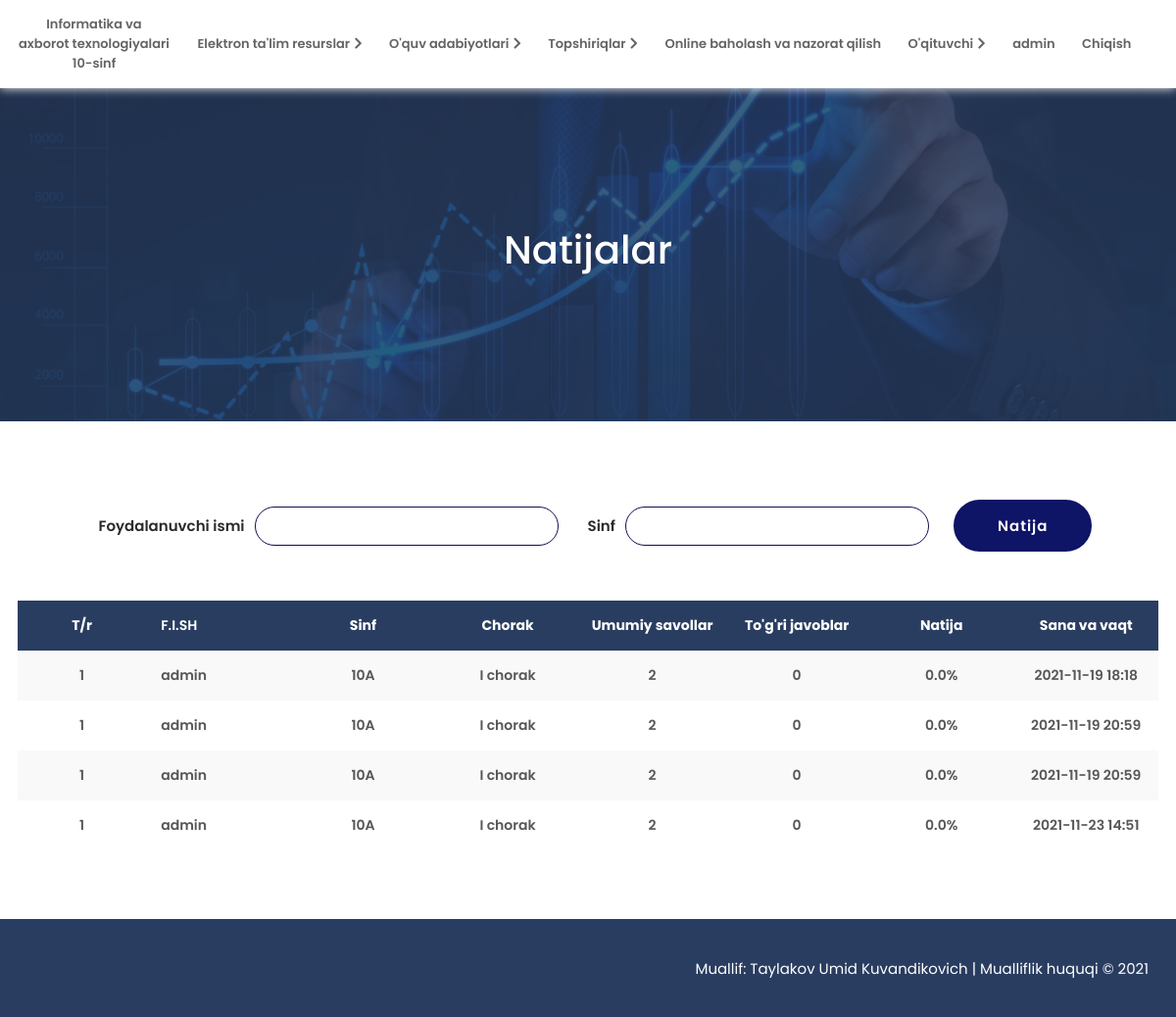
Page /natijalar/ (signed in) on the committed database.
### app/models.py (models this page shows, shortened)
class Result(models.Model):
    user = models.ForeignKey(User, on_delete=models.CASCADE)
    total_question = models.IntegerField()
    corrent_question = models.IntegerField()
    create_at = models.DateTimeField(auto_now_add=True)
    quiz = models.ForeignKey(QuizModel, on_delete=models.CASCADE)
    @property
    def total(self):
        return round((100 * self.corrent_question) / self.total_question, 2)

class QuizModel(models.Model):
    title = models.CharField(max_length=50)

### app/views.py (the view)
# urls.py: path('natijalar/', result_list, name='result_list'),
def result_list(request):
    results = Result.objects.all()
    results_filter = ResultFilter(request.GET, queryset=results)
    context = {
        'results': results_filter
    }
    return render(request, 'html/result.html', context)

### templates/html/result.html (shortened to what this page needs)
{% extends 'base.html' %}
{% load static %}
{% load widget_tweaks %}
{% block body %}
  <section class="text-book__section result">
    <div class="container center-center">
      <div class="presintation-title">
        <h3>
          Natijalar
        </h3>
      </div>
    </div>
  </section>
  <section class="result-container">
    <div class="container">
      <form action="#" class="filter-user center-center" method="get">
        <div class="filter-box center-center">
          <label for="user-name">Foydalanuvchi ismi</label>
            {% render_field results.form.user__username__icontains %}
        </div>
        <div class="filter-box center-center">
          <label for="user-c">Sinf</label>
            {% render_field results.form.user__first_name__icontains %}
        </div>
        <button type="submit" class="filter-btn">Natija</button>
      </form>
      <table class="test-result">
        <tr class="result-name">
          <th class="resutl-number">T/r</th>
          <th class="result-name">F.I.SH</th>
          <th class="result-class">Sinf</th>
          <th class="result-class">Chorak</th>
          <th class="result-answ">Umumiy savollar</th>
          <th class="result-answ">To'g'ri javoblar</th>
          <th class="result-user">Natija</th>
          <th class="result-user">Sana va vaqt</th>
        </tr>
        {% for result in results.qs %}
        <tr class="result-name users-table">
          <td class="resutl-number">1</td>
          <td class="result-name">{{ result.user.username }} </td>
          <td class="result-class">10A</td>
          <td class="result-answ">{{ result.quiz.title }}</td>
          <td class="result-answ">{{ result.total_question }}</td>
          <td class="result-answ">{{ result.corrent_question}}</td>
          <td class="result-user">{{ result.total }}%</td>
          <td class="result-user">{{ result.create_at|date:'Y-m-d H:i' }}</td>
        </tr>
          {% endfor %}
      </table>
    </div>
  </section>
{% endblock %}

### templates/base.html (shortened to what this page needs)
{% load static %}
<!DOCTYPE html>
<html lang="en">
<head>
    <link rel="stylesheet" href="{% static 'css/main.css' %}">
    <link rel="stylesheet" href="https://cdnjs.cloudflare.com/ajax/libs/font-awesome/5.15.4/css/all.min.css"
/>
</head>
<body>
<header class="header" id="header">
    <div class="container ">
        <nav class="menu center-space__evenly">
            <div class="logo center-center">
                <a href="{% url 'index' %}" class="logo-link">
                    Informatika va <br> axborot texnologiyalari <br> 10-sinf
                </a>
            </div>
            <div class="menu-items center-space__evenly">
                <div class="dropdown">
                    <button class="dropbtn">Elektron ta'lim resurslar</button>
                    <i class="fas fa-chevron-right"></i>
                </div>
                <div class="dropdown">
                    <button class="dropbtn">O'quv adabiyotlari</button>
                    <i class="fas fa-chevron-right"></i>
                </div>
                <div class="dropdown">
                    <button class="dropbtn">Topshiriqlar</button>
                    <i class="fas fa-chevron-right"></i>
                </div>
                <div class="dropdown">
                    <a href="{% url 'quiz' %}" class="dropbtn drop-link">Online baholash va nazorat qilish</a>
                </div>
                <div class="dropdown">
                    <button class="dropbtn">O'qituvchi</button>
                    <i class="fas fa-chevron-right"></i>
                </div>
                {% if user.is_authenticated %}
                    <div class="dropdown">
                        <a href="#" class="dropbtn drop-link">{{ user.username }}</a>
                    </div>
                    <div class="dropdown">
                        <a href="{% url 'logout' %}" class="dropbtn drop-link">Chiqish</a>
                    </div>
                {% else %}
                    <div class="dropdown">
                        <a href="{% url 'login' %}" class="dropbtn drop-link">Kirish</a>
                    </div>
                {% endif %}
            </div>
        </nav>
    </div>
</header>
{% block body %}
{% endblock %}
<footer class="footer">
    <div class="container center-center">
        <h3 class="footer-title">
            Muallif: Taylakov Umid Kuvandikovich | Mualliflik huquqi &copy; 2021
        </h3>
    </div>
</footer>
</body>
</html>

### static/css/main.css (style rules this page uses)
* { margin: 0; padding: 0; box-sizing: border-box; font-family: "Poppins", sans-serif; }
.container { width: 1180px; margin: 0 auto; }
a { text-decoration: none; }
.center-center { display: flex; align-items: center; justify-content: center; }
.center-space__evenly { display: flex; align-items: center; justify-content: space-evenly; }
.header { width: 100%; background-color: rgba(255, 255, 255, 0.5); box-shadow: 0 0 10px #ffffff; padding: 15px 0; position: fixed; left: 0; top: 0; z-index: 100; background-color: #ffffff; }
.header .container .menu { width: 100%; }
.menu .logo { width: 180px; }
.logo .logo-link { text-align: center; font-size: 13px; font-weight: 600; color: #646464; transition: 0.5s; white-space: nowrap; }
.header .container .menu .menu-items { width: 100%; }
.dropbtn { color: #646464; padding: 10px 0; font-size: 13px; font-weight: 600; border: none; cursor: pointer; background-color: transparent; transition: 0.5s; }
.dropbtn.drop-link { display: block; }
.dropdown { position: relative; display: inline-block; }
.dropdown i { font-size: 13px; font-weight: 600; color: #646464; transition: 0.5s; cursor: pointer; }
.footer { margin-top: 70px; width: 100%; background-color: #293d60; }
.footer .container { height: 100px; padding: 0 10px; }
.footer .container .footer-title { width: 100%; font-size: 15px; color: #ffffff; font-weight: 400; text-align: right; }
.presintation-title { position: absolute; }
.presintation-title h3 { text-align: center; font-size: 40px; font-weight: 500; color: #ffffff; }
.text-book__section { width: 100%; margin-top: 80px; background-image: url("../img/banner.jpg"); background-repeat: no-repeat; background-position: center top; background-size: cover; position: relative; }
.text-book__section::before { width: 100%; height: 100%; content: ""; position: absolute; left: 0; top: 0; background-color: #293d60; opacity: 0.95; }
.text-book__section .container { min-height: 350px; }
.text-book__section.result { background-image: url("../img/result.jpg"); background-position: center; }
.text-book__section.result::before { opacity: 0.8; }
.result-container { width: 100%; margin-top: 80px; }
.result-container .container { min-height: 350px; }
.result-container .container .filter-user { width: 100%; margin-bottom: 50px; }
.filter-user .filter-box { margin: 0 15px; }
.filter-box label { font-size: 15px; font-weight: 600; color: #2b2a2a; }
.filter-box input { min-width: 150px; height: 40px; outline: none; border: 1px solid #0e0e50; color: #0e0e50; padding-left: 15px; margin-left: 10px; border-radius: 30px; font-size: 15px; font-weight: 600; }
.filter-user button.filter-btn { font-size: 15px; letter-spacing: 1px; font-weight: 600; color: #ffffff; background-color: #0e1466; padding: 15px 45px; margin-left: 10px; border: none; outline: none; border-radius: 30px; cursor: pointer; transition: 0.3s; }
.result-container .container .test-result { width: 100%; border-collapse: collapse; }
.test-result .result-name { color: #585656; font-size: 14px; font-weight: 600; padding: 15px 0; }
.test-result .result-name th { background-color: #293d60; color: #ffffff; }
.test-result .result-name.users-table:nth-child(2n) { background-color: #f9f9f9; }
.test-result .result-name .resutl-number { width: 10%; }
.test-result .result-name .result-name, .test-result .result-name .result-class, .test-result .result-name .result-answ, .test-result .result-name .result-user { width: calc((100% - 10%) / 8); }
.test-result .result-name .result-name { text-align: left; padding-left: 15px; }
.test-result .result-name .resutl-number, .test-result .result-name .result-class, .test-result .result-name .result-answ, .test-result .result-name .result-user { text-align: center; }
@media only screen and (max-width: 1200px) { .container { width: 97%; } }

### rows in the picture
Result: user.username "admin", quiz "I chorak", total_question "2", corrent_question "0", total "0.0", create_at "2021-11-19 18:18"
Result: user.username "admin", quiz "I chorak", total_question "2", corrent_question "0", total "0.0", create_at "2021-11-19 20:59"
Result: user.username "admin", quiz "I chorak", total_question "2", corrent_question "0", total "0.0", create_at "2021-11-19 20:59"
Result: user.username "admin", quiz "I chorak", total_question "2", corrent_question "0", total "0.0", create_at "2021-11-23 14:51"

### other values in the picture
{{ user.username }} "admin"
